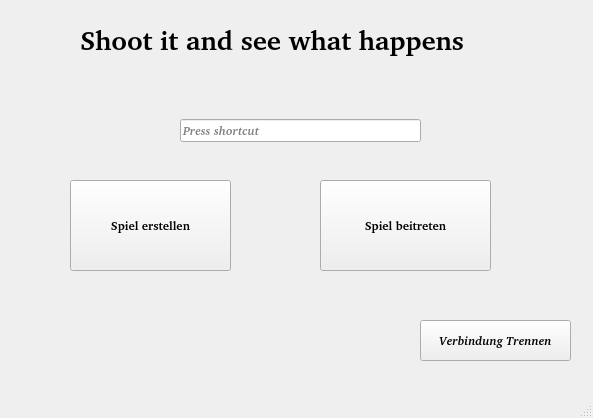
<?xml version="1.0" encoding="UTF-8"?>
<ui version="4.0">
 <class>MainWindow</class>
 <widget class="QMainWindow" name="MainWindow">
  <property name="geometry">
   <rect>
    <x>0</x>
    <y>0</y>
    <width>593</width>
    <height>418</height>
   </rect>
  </property>
  <property name="windowTitle">
   <string>MainWindow</string>
  </property>
  <widget class="QWidget" name="centralwidget">
   <widget class="QPushButton" name="pushButton">
    <property name="geometry">
     <rect>
      <x>420</x>
      <y>320</y>
      <width>151</width>
      <height>41</height>
     </rect>
    </property>
    <property name="font">
     <font>
      <family>URW Bookman [urw]</family>
      <italic>true</italic>
      <bold>true</bold>
     </font>
    </property>
    <property name="text">
     <string>Verbindung Trennen</string>
    </property>
   </widget>
   <widget class="QPushButton" name="SpielErstellen">
    <property name="geometry">
     <rect>
      <x>70</x>
      <y>180</y>
      <width>161</width>
      <height>91</height>
     </rect>
    </property>
    <property name="font">
     <font>
      <family>URW Bookman [urw]</family>
      <bold>true</bold>
     </font>
    </property>
    <property name="text">
     <string>Spiel erstellen</string>
    </property>
   </widget>
   <widget class="QPushButton" name="SpielBeitreten">
    <property name="geometry">
     <rect>
      <x>320</x>
      <y>180</y>
      <width>171</width>
      <height>91</height>
     </rect>
    </property>
    <property name="font">
     <font>
      <family>URW Bookman [urw]</family>
      <bold>true</bold>
     </font>
    </property>
    <property name="text">
     <string>Spiel beitreten</string>
    </property>
   </widget>
   <widget class="QKeySequenceEdit" name="NamenEingabe">
    <property name="geometry">
     <rect>
      <x>180</x>
      <y>100</y>
      <width>241</width>
      <height>61</height>
     </rect>
    </property>
    <property name="font">
     <font>
      <family>URW Bookman [urw]</family>
      <italic>true</italic>
      <bold>true</bold>
     </font>
    </property>
   </widget>
   <widget class="QLabel" name="label">
    <property name="geometry">
     <rect>
      <x>80</x>
      <y>20</y>
      <width>441</width>
      <height>41</height>
     </rect>
    </property>
    <property name="minimumSize">
     <size>
      <width>200</width>
      <height>0</height>
     </size>
    </property>
    <property name="font">
     <font>
      <family>URW Bookman [UKWN]</family>
      <pointsize>20</pointsize>
      <italic>false</italic>
      <bold>true</bold>
     </font>
    </property>
    <property name="text">
     <string>Shoot it and see what happens</string>
    </property>
    <property name="textInteractionFlags">
     <set>Qt::TextInteractionFlag::LinksAccessibleByMouse</set>
    </property>
   </widget>
  </widget>
  <widget class="QMenuBar" name="menubar">
   <property name="geometry">
    <rect>
     <x>0</x>
     <y>0</y>
     <width>593</width>
     <height>22</height>
    </rect>
   </property>
  </widget>
  <widget class="QStatusBar" name="statusbar"/>
 </widget>
 <resources/>
 <connections/>
</ui>
